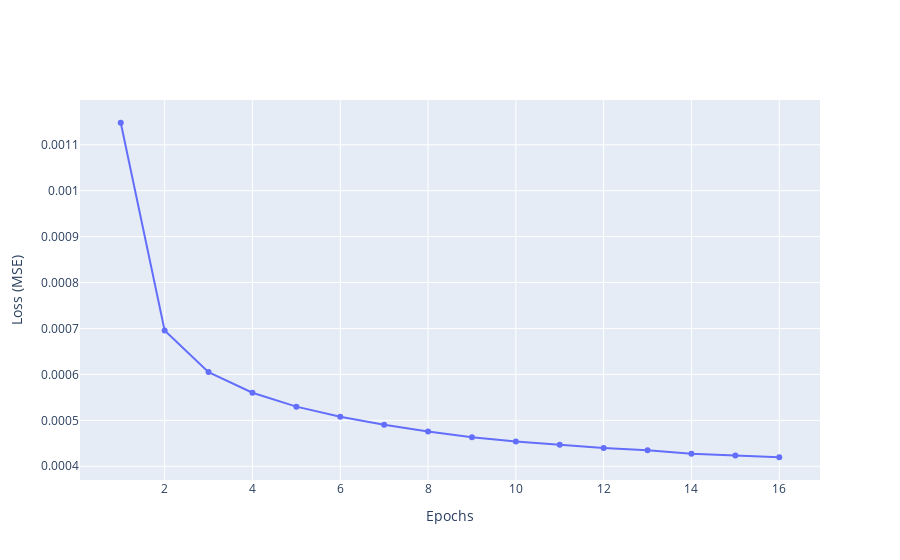

Write notebook code for a chart like this one.
### Code cell
fig = go.Figure()
fig.add_trace(
    go.Scatter(
        x=np.linspace(1, 50),
        y=history.history["loss"],
        showlegend=False,
        mode="markers+lines",
    )
)
fig.update_xaxes(title="Epochs")
fig.update_yaxes(title="Loss (MSE)")
fig.update_layout(height=500)

### Figure 1 — Plotly figure (JSON) as saved in the notebook; plotly's stock layout.template omitted (floating-point values rounded to 4 significant figures)
{"data": [{"mode": "markers+lines", "showlegend": false, "type": "scatter", "x": [1, 2, 3, 4, 5, 6, 7, 8, 9, 10, 11, 12, 13, 14, 15, 16, 17, 18, 19, 20, 21, 22, 23, 24, 25, 26, 27, 28, 29, 30, 31, 32, 33, 34, 35, 36, 37, 38, 39, 40, 41, 42, 43, 44, 45, 46, 47, 48, 49, 50], "y": [0.001148, 0.0006955, 0.000605, 0.00056, 0.0005298, 0.0005077, 0.0004903, 0.000476, 0.0004634, 0.0004541, 0.0004468, 0.0004399, 0.000435, 0.0004272, 0.0004233, 0.0004197]}], "layout": {"autosize": true, "xaxis": {"autorange": true, "range": [0.06524, 16.93], "title": {"text": "Epochs"}, "type": "linear"}, "yaxis": {"autorange": true, "range": [0.0003684, 0.001199], "title": {"text": "Loss (MSE)"}, "type": "linear"}}}
